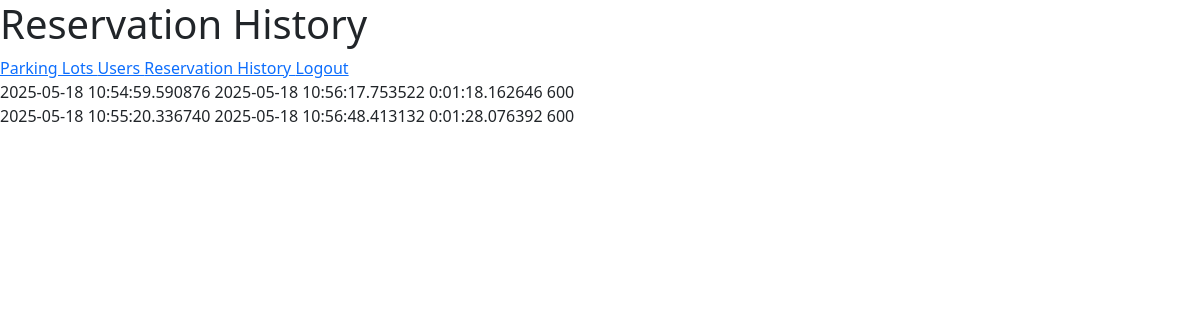
/admin/dashboard/history (signed in), run on an earlier commit of the app's database.
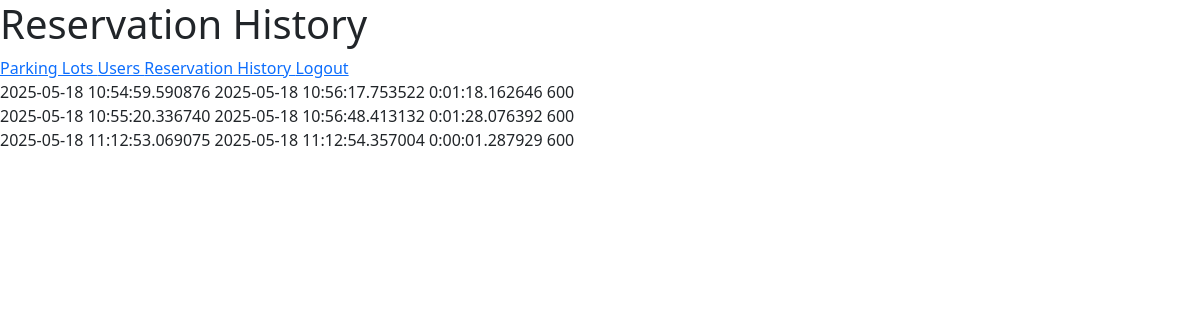
And on a later commit of the database.
### models/parkingInfo.py (models this page shows)
class ReservedParkingSpot(db.Model) :
    __tablename__ = "reservedparkingspot"
    id = db.Column(db.Integer, primary_key = True, autoincrement = True)
    parkingSpotId = db.Column(db.Integer, db.ForeignKey("parkingspot.id"))
    userId = db.Column(db.Integer, db.ForeignKey("user.id"))
    parkingTimestamp = db.Column(db.DateTime)
    leavingTimestamp = db.Column(db.DateTime)
    totalCost = db.Column(db.Integer)
    vehicleNumber = db.Column(db.String)

### controllers/adminDashboard.py (the view)
@adminbp.route("/dashboard/history", methods = ["GET"])
def history() :
    if request.method == "GET" :
        reservedParkingSpots = db.session.execute(db.select(ReservedParkingSpot)).scalars().all()
        return render_template("admin/reservationHistory.html", reservedParkingSpots = reservedParkingSpots)

### controllers/adminDashboard.py (called while the page is built)
@adminbp.before_request
def restrict() :
    if session.get("type") != "admin" :
        return redirect(url_for("general.signIn"))

### templates/admin/reservationHistory.html (shortened to what this page needs)
<!DOCTYPE html>
<html>
    <head>
        <link rel = "stylesheet" href = "/static/bootstrap/css/bootstrap.min.css"/>
        <link rel = "stylesheet" href = "/static/css/style.css"/>
    </head>
    <body>
        <h1>
        </h1>
        <div>
            <a href = "/admin/dashboard">
                Parking Lots
            </a>
            <a href = "/admin/dashboard/users">
                Users
            </a>
            <a href = "/admin/dashboard/history">
                Reservation History
            </a>
            <a href = "/signIn">
                Logout
            </a>
        </div>
        <div>
            {% for reservedParkingSpot in reservedParkingSpots %}
                <div>
                    {{ reservedParkingSpot.parkingTimestamp }}
                    {{ reservedParkingSpot.leavingTimestamp }}
                    {{ (reservedParkingSpot.leavingTimestamp - reservedParkingSpot.parkingTimestamp) }}
                    {{ reservedParkingSpot.totalCost }}
                </div>
            {% endfor %}
        </div>
    </body>
</html>

What changed in the data, as far as the page shows it:
added ReservedParkingSpot: parkingTimestamp "2025-05-18 11:12:53.069075", leavingTimestamp "2025-05-18 11:12:54.357004", leavingTimestamp+parkingTimestamp "0:00:01.287929", totalCost "600"
